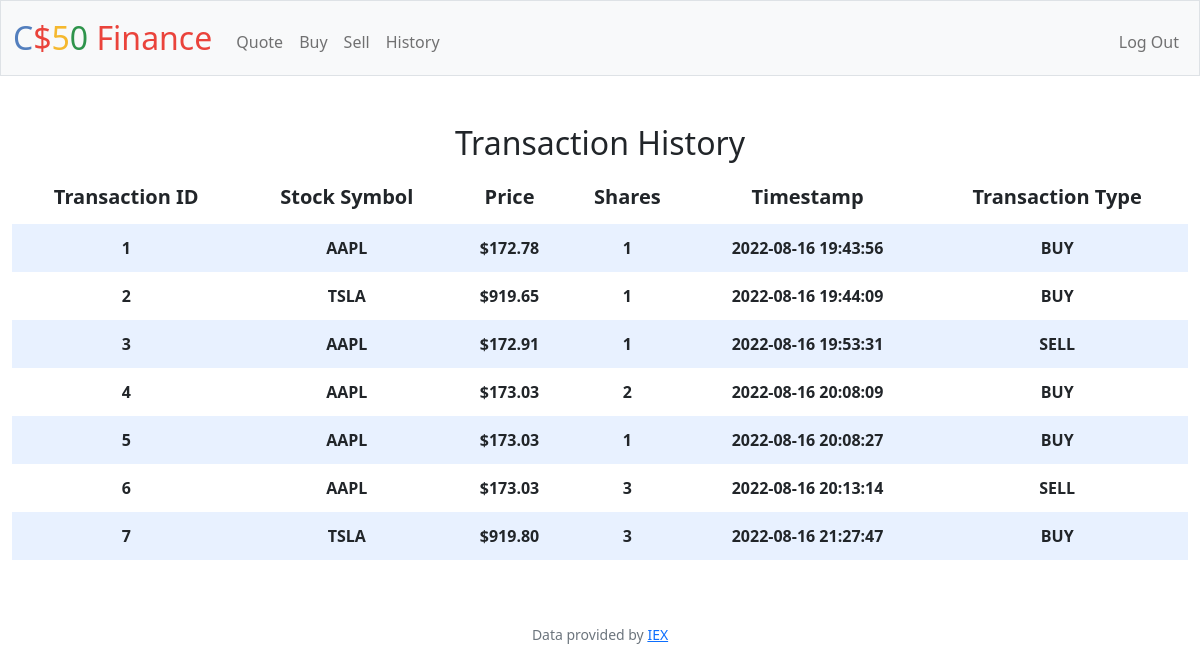
Screenshot of /history (signed in) with the database file from the repository.
### tables this page shows
CREATE TABLE 'transactions' ('transaction_id' INTEGER PRIMARY KEY AUTOINCREMENT NOT NULL,'user_id' INTEGER NOT NULL,'stock_symbol' TEXT NOT NULL,'price' REAL NOT NULL, 'nr_of_shares' INTEGER NOT NULL, 'date' DATETIME NOT NULL DEFAULT CURRENT_TIMESTAMP, 'transaction_type'  TEXT NOT NULL  );

### app.py (the view)
@app.route("/history")
@login_required
def history():
    table_data = db.execute("SELECT * FROM transactions WHERE user_id = ?", session["user_id"])
    return render_template("history.html", table_data=table_data)

### app.py (called while the page is built)
@app.after_request
def after_request(response):
    response.headers["Cache-Control"] = "no-cache, no-store, must-revalidate"
    response.headers["Expires"] = 0
    response.headers["Pragma"] = "no-cache"
    return response

### helpers.py (called while the page is built)
def login_required(f):
    @wraps(f)
    def decorated_function(*args, **kwargs):
        if session.get("user_id") is None:
            return redirect("/login")
        return f(*args, **kwargs)
    return decorated_function

def usd(value):
    return f"${value:,.2f}"

### templates/history.html (shortened to what this page needs)
{% extends "layout.html" %}
{% block main %}
<div>
    <h2>Transaction History</h2>
    <table>
        <thead>
            <tr>
                <th>Transaction ID</th>
                <th>Stock Symbol</th>
                <th>Price</th>
                <th>Shares</th>
                <th>Timestamp</th>
                <th>Transaction Type</th>
            </tr>
        </thead>
        <tbody>
            {% for row in table_data %}
                <tr>
                    <th>{{ row["transaction_id"] }}</th>
                    <th>{{ row["stock_symbol"] }}</th>
                    <th>{{ row["price"] | usd }}</th>
                    {% if row["nr_of_shares"] < 0 %}
                        <th>{{ -row["nr_of_shares"] }}</th>
                    {% else %}
                        <th>{{ row["nr_of_shares"] }}</th>
                    {% endif %}
                    <th>{{ row["date"] }}</th>
                    <th>{{ row["transaction_type"] }}</th>
                </tr>
            {% endfor %}
        </tbody>
    </table>
</div>
{% endblock %}

### templates/layout.html (shortened to what this page needs)
<!DOCTYPE html>
<html lang="en">
    <head>
        <link href="https://cdn.jsdelivr.net/npm/bootstrap@5.1.3/dist/css/bootstrap.min.css" rel="stylesheet">
        <link href="/static/styles.css" rel="stylesheet">
    </head>
    <body>
        <nav class="bg-light border navbar navbar-expand-md navbar-light">
            <div class="container-fluid">
                <a class="navbar-brand" href="/"><span class="blue">C</span><span class="red">$</span><span class="yellow">5</span><span class="green">0</span> <span class="red">Finance</span></a>
                <div class="collapse navbar-collapse" id="navbar">
                    {% if session["user_id"] %}
                        <ul class="navbar-nav me-auto mt-2">
                            <li class="nav-item"><a class="nav-link" href="/quote">Quote</a></li>
                            <li class="nav-item"><a class="nav-link" href="/buy">Buy</a></li>
                            <li class="nav-item"><a class="nav-link" href="/sell">Sell</a></li>
                            <li class="nav-item"><a class="nav-link" href="/history">History</a></li>
                        </ul>
                        <ul class="navbar-nav ms-auto mt-2">
                            <li class="nav-item"><a class="nav-link" href="/logout">Log Out</a></li>
                        </ul>
                    {% else %}
                        <ul class="navbar-nav ms-auto mt-2">
                            <li class="nav-item"><a class="nav-link" href="/register">Register</a></li>
                            <li class="nav-item"><a class="nav-link" href="/login">Log In</a></li>
                        </ul>
                    {% endif %}
                </div>
            </div>
        </nav>
        <main class="container-fluid py-5 text-center">
            {% block main %}{% endblock %}
        </main>
        <footer class="mb-5 small text-center text-muted">
            Data provided by <a href="https://iexcloud.io/">IEX</a>
        </footer>
    </body>
</html>

### static/styles.css (style rules this page uses)
nav .navbar-brand { font-size: xx-large; }
nav .navbar-brand .blue { color: #537fbe; }
nav .navbar-brand .red { color: #ea433b; }
nav .navbar-brand .yellow { color: #f5b82e; }
nav .navbar-brand .green { color: #2e944b; }
table { background-color: transparent; margin-bottom: 1rem; width: 100%; }
table th, table td { padding: 0.75rem; vertical-align: middle; }
tbody tr:nth-of-type(odd) { background-color: rgb(179, 208, 255, 0.3) }
thead { font-size: 20px; }

### rows the page displays
transactions: transaction_id "1", stock_symbol "AAPL", price "$172.78", nr_of_shares "1", date "2022-08-16 19:43:56", transaction_type "BUY"
transactions: transaction_id "2", stock_symbol "TSLA", price "$919.65", nr_of_shares "1", date "2022-08-16 19:44:09", transaction_type "BUY"
transactions: transaction_id "3", stock_symbol "AAPL", price "$172.91", nr_of_shares "1", date "2022-08-16 19:53:31", transaction_type "SELL"
transactions: transaction_id "4", stock_symbol "AAPL", price "$173.03", nr_of_shares "2", date "2022-08-16 20:08:09", transaction_type "BUY"
transactions: transaction_id "5", stock_symbol "AAPL", price "$173.03", nr_of_shares "1", date "2022-08-16 20:08:27", transaction_type "BUY"
transactions: transaction_id "6", stock_symbol "AAPL", price "$173.03", nr_of_shares "3", date "2022-08-16 20:13:14", transaction_type "SELL"
transactions: transaction_id "7", stock_symbol "TSLA", price "$919.80", nr_of_shares "3", date "2022-08-16 21:27:47", transaction_type "BUY"
